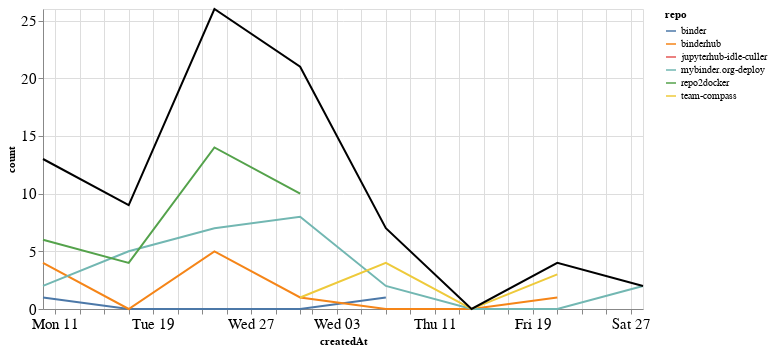

Write notebook code for a chart like this one.
### Markdown cell above
### Comments

### Code cell
comments_time = comments.groupby('repo').resample('W', on='createdAt').count()['author'].reset_index()
comments_time = comments_time.rename(columns={'author': 'count'})
comments_time_total = comments_time.groupby('createdAt').agg({"count": "sum"}).reset_index()
ch1 = alt.Chart(comments_time, width=600).mark_line().encode(
    x='createdAt',
    y='count',
    color='repo',
    tooltip="repo"
)

ch2 = alt.Chart(comments_time_total, width=600).mark_line(color="black").encode(
    x='createdAt',
    y='count',
)

ch1 + ch2

### Figure 1 — Vega-Lite specification as saved in the notebook (floating-point values rounded to 4 significant figures)
{"config": {"axisLeft": {"labelFontSize": 15}, "axisBottom": {"labelFontSize": 15}}, "layer": [{"data": {"name": "data-5c83d836434a3c169c372c47feea4820"}, "mark": "line", "encoding": {"color": {"type": "nominal", "field": "repo"}, "tooltip": {"type": "nominal", "field": "repo"}, "x": {"type": "temporal", "field": "createdAt"}, "y": {"type": "quantitative", "field": "count"}}, "width": 600}, {"data": {"name": "data-a4b4e0a1b75c7c83b261950892cbd98b"}, "mark": {"type": "line", "color": "black"}, "encoding": {"x": {"type": "temporal", "field": "createdAt"}, "y": {"type": "quantitative", "field": "count"}}, "width": 600}], "$schema": "https://vega.github.io/schema/vega-lite/v4.8.1.json", "datasets": {"data-5c83d836434a3c169c372c47feea4820": [{"repo": "binder", "createdAt": "2021-01-10T00:00:00", "count": 1}, {"repo": "binder", "createdAt": "2021-01-17T00:00:00", "count": 0}, {"repo": "binder", "createdAt": "2021-01-24T00:00:00", "count": 0}, {"repo": "binder", "createdAt": "2021-01-31T00:00:00", "count": 0}, {"repo": "binder", "createdAt": "2021-02-07T00:00:00", "count": 1}, {"repo": "binderhub", "createdAt": "2021-01-10T00:00:00", "count": 4}, {"repo": "binderhub", "createdAt": "2021-01-17T00:00:00", "count": 0}, {"repo": "binderhub", "createdAt": "2021-01-24T00:00:00", "count": 5}, {"repo": "binderhub", "createdAt": "2021-01-31T00:00:00", "count": 1}, {"repo": "binderhub", "createdAt": "2021-02-07T00:00:00", "count": 0}, {"repo": "binderhub", "createdAt": "2021-02-14T00:00:00", "count": 0}, {"repo": "binderhub", "createdAt": "2021-02-21T00:00:00", "count": 1}, {"repo": "jupyterhub-idle-culler", "createdAt": "2021-01-31T00:00:00", "count": 1}, {"repo": "mybinder.org-deploy", "createdAt": "2021-01-10T00:00:00", "count": 2}, {"repo": "mybinder.org-deploy", "createdAt": "2021-01-17T00:00:00", "count": 5}, {"repo": "mybinder.org-deploy", "createdAt": "2021-01-24T00:00:00", "count": 7}, {"repo": "mybinder.org-deploy", "createdAt": "2021-01-31T00:00:00", "count": 8}, {"repo": "mybinder.org-deploy", "createdAt": "2021-02-07T00:00:00", "count": 2}, {"repo": "mybinder.org-deploy", "createdAt": "2021-02-14T00:00:00", "count": 0}, {"repo": "mybinder.org-deploy", "createdAt": "2021-02-21T00:00:00", "count": 0}, {"repo": "mybinder.org-deploy", "createdAt": "2021-02-28T00:00:00", "count": 2}, {"repo": "repo2docker", "createdAt": "2021-01-10T00:00:00", "count": 6}, {"repo": "repo2docker", "createdAt": "2021-01-17T00:00:00", "count": 4}, {"repo": "repo2docker", "createdAt": "2021-01-24T00:00:00", "count": 14}, {"repo": "repo2docker", "createdAt": "2021-01-31T00:00:00", "count": 10}, {"repo": "team-compass", "createdAt": "2021-01-31T00:00:00", "count": 1}, {"repo": "team-compass", "createdAt": "2021-02-07T00:00:00", "count": 4}, {"repo": "team-compass", "createdAt": "2021-02-14T00:00:00", "count": 0}, {"repo": "team-compass", "createdAt": "2021-02-21T00:00:00", "count": 3}], "data-a4b4e0a1b75c7c83b261950892cbd98b": [{"createdAt": "2021-01-10T00:00:00", "count": 13}, {"createdAt": "2021-01-17T00:00:00", "count": 9}, {"createdAt": "2021-01-24T00:00:00", "count": 26}, {"createdAt": "2021-01-31T00:00:00", "count": 21}, {"createdAt": "2021-02-07T00:00:00", "count": 7}, {"createdAt": "2021-02-14T00:00:00", "count": 0}, {"createdAt": "2021-02-21T00:00:00", "count": 4}, {"createdAt": "2021-02-28T00:00:00", "count": 2}]}}
